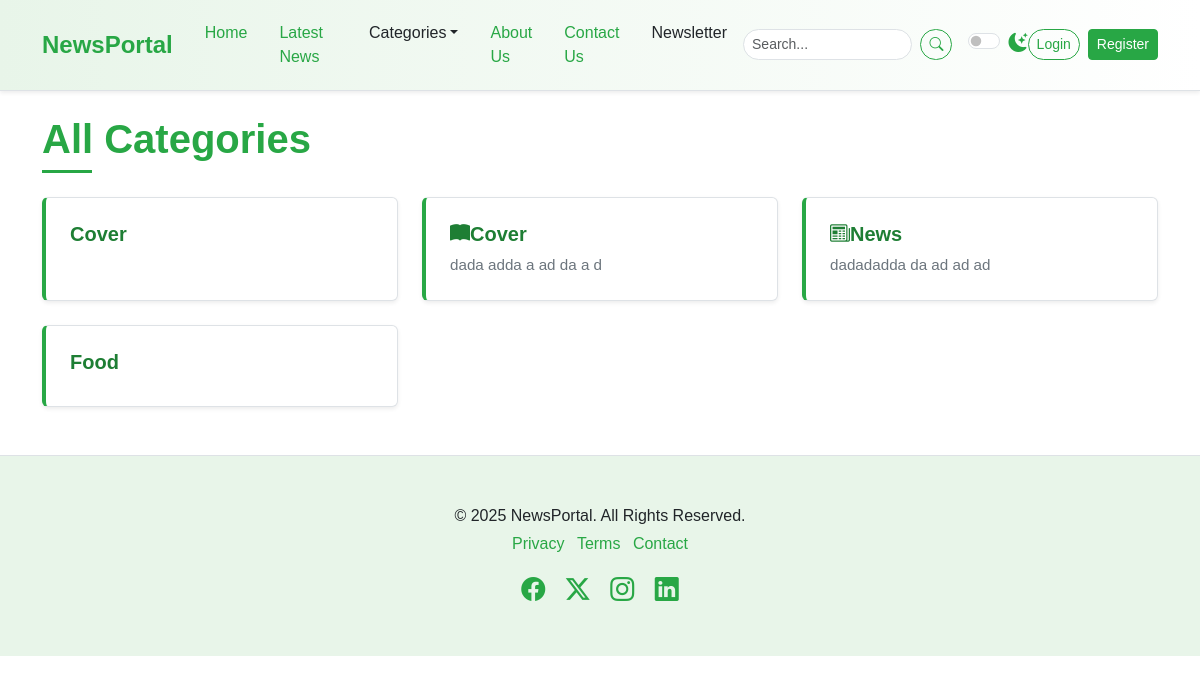
The page /category-list/ on the database its author committed.
### newspaper/models.py (models this page shows, shortened)
class TimeStampModel(models.Model):
    created_at = models.DateTimeField(auto_now_add=True)
    updated_at = models.DateTimeField(auto_now=True)
    class Meta:
        abstract = True

class Category(TimeStampModel):
    name = models.CharField(max_length=100)
    icon = models.CharField(max_length=100, null=True, blank=True)
    description = models.TextField(null=True, blank=True)
    class Meta:
        ordering = ["name"]
        verbose_name = "category"
        verbose_name_plural = "Categories"

### newspaper/views.py (the view)
# urls.py: path("category-list/", views.CategoryListView.as_view(), name="category-list"),
class CategoryListView(ListView):
    model = Category
    template_name = "newsportal/categories.html"
    context_object_name = "categories"

### newspaper/nav.py (called while the page is built)
def navigation(request):
    categories = Category.objects.all()[:4]
    return {"categories": categories}

### templates/newsportal/categories.html
{% extends "newsportal/base.html" %}
{% block content %}
    <div class="container mt-4 mb-5">
        <h1 class="mb-4 section-title"><span>All Categories</span></h1>
        <div class="row row-cols-1 row-cols-md-2 row-cols-lg-3 g-4">
         {% for category in categories %}
            <div class="col">
                <div class="card h-100 shadow-sm list-item-card">
                    <div class="card-body">
                        <h5 class="card-title">
                            <a href="{% url 'post-by-category' category.pk %}""><i class="{{ category.icon }}"></i>{{ category.name|title }}</a></h5>
                        <p class="card-text">{{ category.description }}</p>
                    </div>
                </div>
            </div>
         {% endfor %}
        </div>
    </div>
{% endblock content %}

### static/css/style.css (style rules this page uses)
:root { --primary-green: #28a745; --light-green: #e8f5e9; --dark-green: #1e7e34; --accent-green: #5cb85c; --text-color-light: #212529; --text-color-dark: #f8f9fa; --bg-light: #ffffff; --bg-dark: #212529; --card-bg-light: #ffffff; --card-bg-dark: #343a40; --border-color-light: #dee2e6; --border-color-dark: #495057; --shadow-sm: 0 0.125rem 0.25rem rgba(0, 0, 0, 0.075); --shadow: 0 0.5rem 1rem rgba(0, 0, 0, 0.15); --transition-speed: 0.3s ease; }
body { font-family: "Poppins", sans-serif; background-color: var(--bg-light); color: var(--text-color-light); transition: background-color var(--transition-speed), color var(--transition-speed); }
.section-title { position: relative; padding-bottom: 10px; margin-bottom: 20px; font-weight: 600; color: var(--primary-green); }
.section-title span { position: relative; z-index: 1; background-color: var(--bg-light); padding-right: 10px; }
.section-title::after { content: ""; position: absolute; left: 0; bottom: 0; width: 50px; height: 3px; background-color: var(--primary-green); }
.card { border: 1px solid var(--border-color-light); transition: box-shadow var(--transition-speed), transform var(--transition-speed); background-color: var(--card-bg-light); color: var(--text-color-light); }
.card-title { color: var(--dark-green); font-weight: 600; }
.list-item-card { transition: transform 0.2s ease-in-out, box-shadow 0.2s ease-in-out; border-left: 4px solid var(--primary-green); }
.list-item-card .card-body { padding: 1.5rem; }
.list-item-card .card-title a { text-decoration: none; color: var(--dark-green); font-weight: 600; }
.list-item-card .card-text { font-size: 0.95rem; color: #6c757d; }

### rows shown on the page
Category: name "Cover"
Category: name "Cover", description "dada adda a ad da a d"
Category: name "News", description "dadadadda da ad ad ad"
Category: name "Food"
